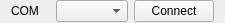
<?xml version="1.0" encoding="UTF-8"?>
<ui version="4.0">
 <class>ConnectionWidget</class>
 <widget class="QWidget" name="ConnectionWidget">
  <property name="geometry">
   <rect>
    <x>0</x>
    <y>0</y>
    <width>225</width>
    <height>23</height>
   </rect>
  </property>
  <property name="windowTitle">
   <string>Form</string>
  </property>
  <layout class="QGridLayout" name="gridLayout">
   <property name="topMargin">
    <number>0</number>
   </property>
   <property name="bottomMargin">
    <number>0</number>
   </property>
   <property name="horizontalSpacing">
    <number>6</number>
   </property>
   <property name="verticalSpacing">
    <number>0</number>
   </property>
   <item row="1" column="1">
    <widget class="QComboBox" name="comPort"/>
   </item>
   <item row="1" column="2">
    <widget class="QPushButton" name="connect_pb">
     <property name="text">
      <string>Connect</string>
     </property>
    </widget>
   </item>
   <item row="1" column="0">
    <widget class="QLabel" name="label">
     <property name="text">
      <string>COM</string>
     </property>
    </widget>
   </item>
  </layout>
 </widget>
 <resources/>
 <connections/>
</ui>
